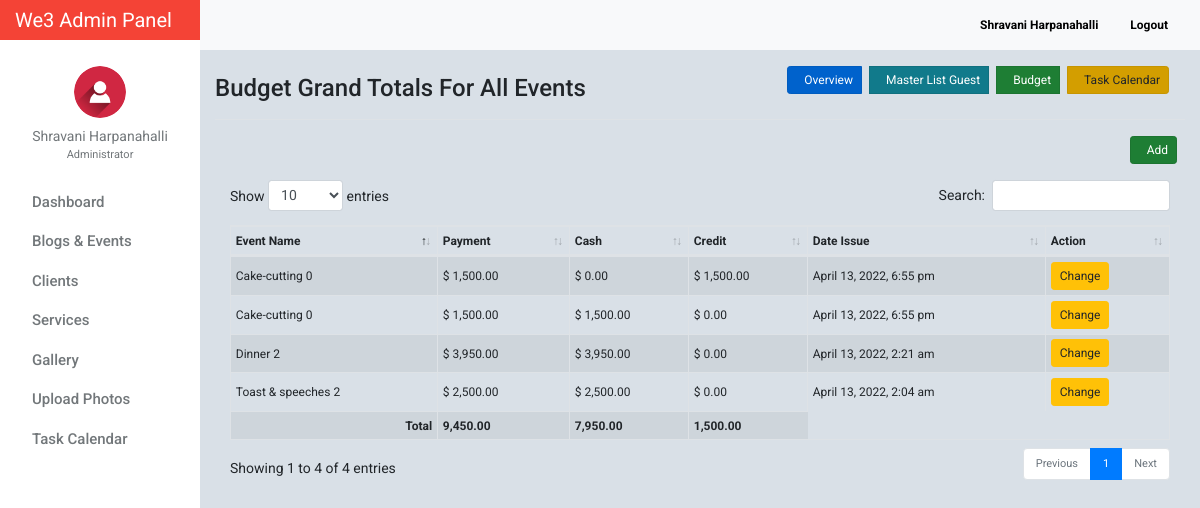
Page /budget_liquidate.php?booking_id=30&user_id=30 (signed in) on the committed database.
### tables this page shows
CREATE TABLE `tblusers` (
  `id` int(11) NOT NULL,
  `firstname` varchar(32) NOT NULL,
  `lastname` varchar(32) NOT NULL,
  `gender` enum('m','f') NOT NULL,
  `username` varchar(50) NOT NULL,
  `password` varchar(50) NOT NULL,
  `email` varchar(100) NOT NULL,
  `designation` varchar(100) NOT NULL,
  `address` text NOT NULL,
  `access_level` enum('0','1','2') NOT NULL,
  `profile_picture` varchar(100) NOT NULL,
  `date_created` varchar(100) NOT NULL
);

CREATE TABLE `tbl_liquidation` (
  `id` int(11) NOT NULL,
  `booking_id` int(11) NOT NULL,
  `user_id` int(11) NOT NULL,
  `event_id` int(11) NOT NULL,
  `payment` decimal(10,2) NOT NULL,
  `cash` decimal(10,2) NOT NULL,
  `credit` decimal(10,2) NOT NULL,
  `date_issue` varchar(100) NOT NULL,
  `date_modified` varchar(100) NOT NULL
);

CREATE TABLE `events` (
  `id` int(11) NOT NULL,
  `booking_id` int(11) NOT NULL,
  `title` varchar(255) NOT NULL,
  `location` text NOT NULL,
  `date_created` datetime NOT NULL DEFAULT CURRENT_TIMESTAMP,
  `color` varchar(7) DEFAULT NULL,
  `start` datetime NOT NULL,
  `end` datetime DEFAULT NULL
);

### include/database.php (called while the page is built, shortened)
<?php
class Database
{
    public $connection;
    public function open_connection()
    {
        $this->connection = mysqli_connect(DB_HOST, DB_USER, DB_PASS, DB_NAME);
    }
    public function query($sql)
    {
        $result = mysqli_query($this->connection, $sql);
        return $result;
    }
}
$db = new Database();
?>

### include/db_object.php (called while the page is built, shortened)
<?php
class DB_Object
{
    public static function find_by_id($id) {
        $the_result_array = static::find_by_query("SELECT * FROM " . static::$db_table . " WHERE id = $id ORDER BY id DESC  LIMIT 1 ");
        return !empty($the_result_array) ? array_shift($the_result_array) : false;
    }
    public static function find_by_query($sql) {
        global $db;
        $result_set = $db->query($sql);
        $the_object_array = array();
        while($row = mysqli_fetch_array($result_set)) {
            $the_object_array[] = static::instantiation($row);
        }
        return $the_object_array;
    }
    public static function instantiation($the_record){
        $the_object = new $calling_class;
        foreach($the_record as $the_attribute => $value)
        {
            if($the_object->has_the_attribute($the_attribute)) {
                $the_object->$the_attribute = $value;
            }
        }
        return $the_object;
    }
    private function has_the_attribute($the_attribute) {
        $object_properties = get_object_vars($this);
        return array_key_exists($the_attribute, $object_properties);
    }
}
?>

### include/Users.php (called while the page is built, shortened)
<?php
class Users extends DB_Object
{
    public $profile_picture;
    public $upload_directory = "upload/users";
    public $image_placeholder = "http://placehold.it/64x64&text=images";
    public function profile_picture_picture() {
        return empty($this->profile_picture) ? $this->image_placeholder : $this->upload_directory. '/' .$this->profile_picture;
    }
}
?>

### include/Events.php (called while the page is built, shortened)
<?php
class Events extends DB_Object
{
    public static function getLiquidation_by_id($id) {
        global $db;
        $sql = "SELECT * FROM tbl_liquidation INNER JOIN events ON events.id = tbl_liquidation.event_id WHERE tbl_liquidation.booking_id = $id";
        $result_set = $db->query($sql);
        $the_object_array = array();
        while($row = mysqli_fetch_array($result_set)) {
            $the_object_array[] = static::instantiation($row);
        }
        return $the_object_array;
    }
}
?>

### include/Liquidation.php (called while the page is built, shortened)
<?php
class Liquidation extends DB_Object
{
    protected static $db_table = "tbl_liquidation";
    public static function getTotalAmount($id) {
        global $db;
        $sql = "SELECT SUM(payment) FROM " .static::$db_table." WHERE booking_id = $id";
        $result_count = $db->query($sql);
        $row = mysqli_fetch_array($result_count);
        return array_shift($row);
    }
    public static function getTotalAmountCash($id) {
        global $db;
        $sql = "SELECT SUM(cash) FROM " .static::$db_table." WHERE booking_id = $id";
        $result_count = $db->query($sql);
        $row = mysqli_fetch_array($result_count);
        return array_shift($row);
    }
    public static function getTotalAmountCredit($id) {
        global $db;
        $sql = "SELECT SUM(credit) FROM " .static::$db_table." WHERE booking_id = $id";
        $result_count = $db->query($sql);
        $row = mysqli_fetch_array($result_count);
        return array_shift($row);
    }
}
?>

### budget_liquidate.php (the view, shortened to what this page needs)
<?php
    $booking_id = $_GET['booking_id'];
    $user_id = $_GET['user_id'];
    $links='booking_id='.$booking_id.'&user_id='.$user_id;
    $luquidate = Events::getLiquidation_by_id($booking_id);
    $amount = Liquidation::getTotalAmount($booking_id);
    $cash = Liquidation::getTotalAmountCash($booking_id);
    $credit = Liquidation::getTotalAmountCredit($booking_id);
?>
<?php $users_profile = Users::find_by_id($_SESSION['id']); ?>
<!doctype html>
<html lang="en">
<head>
    <link href="css/bootstrap.min.css" rel="stylesheet">
    <link href="css/dashboard.css" rel="stylesheet">
    <link href="css/dataTables.bootstrap4.min.css" rel="stylesheet">
    <link rel="stylesheet" type="text/css"
          href="https://cdn.materialdesignicons.com/2.1.19/css/materialdesignicons.min.css">
</head>
<body>
<?php include_once 'include/sidebar.php'; ?>
<div class="d-flex justify-content-between flex-wrap flex-md-nowrap align-items-center pb-2 mb-3 border-bottom">
    <h4 class="h4 mt-4">Budget Grand Totals For All Events</h4>
    <div class="btn-toolbar mb-2 mb-md-0">
        <div class="btn-group mr-2">
            <a class="btn btn-sm btn-primary mr-2 active" style="font-size: 12px;" href="client_manage_account_details.php?<?= $links; ?>"><i class="mdi mdi-buffer mr-2"></i> Overview</a>
            <a class="btn btn-sm btn-info mr-2 active" style="font-size: 12px;" href="guest_list.php?<?= $links; ?>"><i class="mdi mdi-account-plus mr-2"></i> Master List Guest</a>
            <a class="btn btn-sm btn-success mr-2 active" style="font-size: 12px;" href="budget.php?<?= $links; ?>"><i class="mdi mdi-currency-usd mr-2"></i> Budget</a>
            <a class="btn btn-sm btn-warning mr-2 active" style="font-size: 12px;" href="task_calendar.php?<?= $links; ?>"><i class="mdi mdi-calendar-text mr-2"></i> Task Calendar</a>
        </div>
    </div>
</div>
<div class="text-right">
    <a class="btn btn-sm btn-success mr-2 active mb-3" style="font-size: 12px;" href="budget_add.php?<?= $links; ?>"><i class="mdi mdi-plus mr-2"></i> Add</a>
</div>
<table id="liquidate" class="table table-striped table-hover table-bordered table-sm" cellspacing="0" width="100%">
    <thead>
        <tr>
            <th>Event Name</th>
            <th>Payment</th>
            <th>Cash</th>
            <th>Credit</th>
            <th>Date Issue</th>
            <th>Action</th>
        </tr>
    </thead>
    <tbody>
        <?php foreach($luquidate as $luquidate_item) : ?>
        <tr>
            <td class="special-budget">
                <?php echo $luquidate_item->title; ?> <?php echo $luquidate_item->booking_id; ?>
            </td>
            <td class="special-budget">
                $ <?= number_format($luquidate_item->payment, 2); ?>
            </td>
            <td class="special-budget">
                $ <?= number_format($luquidate_item->cash, 2); ?>
            </td>
            <td class="special-budget">
                $ <?= number_format($luquidate_item->credit, 2); ?>
            </td>
            <td class="special-budget">
                <?= $luquidate_item->date_issue; ?>
            </td>
            <td>
                <a href="budget_edit.php?<?= $links; ?>&budget_id=<?= $luquidate_item->booking_id;?>" class="btn btn-warning btn-sm" style="font-size: 12px;">Change</a>
            </td>
        </tr>
    <?php endforeach; ?>
    </tbody>
    <tfooter>
        <tr>
            <td align="right"><b>Total</b></td>
            <td><b><?= number_format($amount, 2); ?></b></td>
            <td><b><?= number_format($cash, 2); ?></b></td>
            <td><b><?= number_format($credit, 2); ?></b></td>
        </tr>
    </tfooter>
</table>
</main>
</div>
</div>
</body>
</html>

### include/sidebar.php (shortened to what this page needs)
<nav class="navbar sticky-top p-0" style="width: 16.7%;background-color: #f44336;">
    <a class="navbar-brand col-sm-3 col-md-2 mr-0" style="color:white;" href="dashboard.php">
        We3 Admin Panel
    </a>
</nav>
<div class="container-fluid">
    <div class="row">
        <nav class="col-md-2 d-none d-md-block bg-light sidebar">
            <div class="sidebar-sticky">
                <ul class="nav flex-column">
                    <li class="nav-item mt-3">
                        <div class="text-center">
                            <a href="users_profile.php" class="user-button">
                                <img src="<?= $users_profile->profile_picture_picture(); ?>" class="img-fluid rounded-circle" width="52" height="52" alt="">
                                <div class="user-profile"><?= $users_profile->firstname . ' ' . $users_profile->lastname; ?></div>
                            </a>
                                <div class="text-center mt-0" style="font-size: 11px;color:#72777a;">
                                    <?= ($users_profile->designation == 0) ? 'Administrator' : 'Moderator'; ?>
                                </div>
                        </div>
                    </li>
                    <li class="nav-item"><div class="dropdown-divider"></div></li>
                    <li class="nav-item">
                        <a class="nav-link" href="dashboard.php">
                            Dashboard <span class="sr-only">(current)</span>
                        </a>
                    </li>
                    <li class="nav-item"><div class="dropdown-divider"></div></li>
                    <li class="nav-item">
                        <a class="nav-link" href="blog_events.php">
                            Blogs &amp; Events
                        </a>
                    </li>
                    <li class="nav-item"><div class="dropdown-divider"></div></li>
                    <li class="nav-item">
                        <a class="nav-link" href="client.php" >
                            Clients
                        </a>
                    </li>
                    <li class="nav-item"><div class="dropdown-divider"></div></li>
                    <li class="nav-item">
                        <a class="nav-link" href="service_list.php">
                            Services
                        </a>
                    </li>
                    <li class="nav-item"><div class="dropdown-divider"></div></li>
                    <li class="nav-item">
                        <a class="nav-link" href="photos_view.php">
                            Gallery
                        </a>
                    </li>
                    <li class="nav-item"><div class="dropdown-divider"></div></li>
                    <li class="nav-item">
                        <a class="nav-link" href="photos_add.php">
                            Upload Photos
                        </a>
                    </li>
                    <li class="nav-item"><div class="dropdown-divider"></div></li>
                    <li class="nav-item">
                        <a class="nav-link" href="task_all_calendar.php">
                            Task Calendar
                        </a>
                    </li>
                </ul>
            </div>
        </nav>
        <main role="main" class="col-md-9 ml-sm-auto col-lg-10" style="margin-top: -40px;z-index: 999">
            <nav class="navbar navbar-expand-lg navbar-light bg-light" style="margin-left:-15px;margin-right: -15px;">
                <button class="navbar-toggler" type="button" data-toggle="collapse" data-target="#navbarNav" aria-controls="navbarNav" aria-expanded="false" aria-label="Toggle navigation">
                </button>
                <div class="form-inline my-2 my-lg-0">
                    <a class="nav-link" href="users_profile.php"><b><?= ucfirst($users_profile->firstname) . ' ' . ucfirst($users_profile->lastname); ?></b></a>
                    <a class="nav-link" href="logout.php"><b><i class="mdi mdi-logout" style="color: #f44336!important;"></i> Logout</b></a>
                </div>
            </nav>

### css/dashboard.css (style rules this page uses)
body { font-size: .875rem; font-family: 'Roboto', 'Segoe UI',sans-serif; background: #D9E0E7; }
.sidebar { position: fixed; top: 0; bottom: 0; left: 0; z-index: 100; padding: 0; box-shadow: inset -1px 0 0 rgba(0, 0, 0, .1); background-color: #fff; }
.sidebar-sticky { position: -webkit-sticky; position: sticky; top: 40px; height: calc(100vh - 48px); height: 100% !important; padding-top: 2.5rem; overflow-x: hidden; overflow-y: auto; background-color: #fff; }
.sidebar .nav-link { font-weight: 500; color: #72777a; font-size: 15px; text-transform: capitalize; transition: all 2s linear; font-family: 'Roboto', sans-serif; }
.nav.flex-column li.nav-item:nth-child(2) { margin-top:10px; }
.user-profile { color: #72777a; margin-top: 8px; }
img.img-fluid.rounded-circle { margin-top: 10px; }
.form-inline.my-2.my-lg-0 a.nav-link { color: black; font-size: 12px; }
.dropdown-divider { border-top: 1px solid #fff; }
.nav.flex-column a.nav-link { padding: .0rem 1rem; }
.user-profile { text-transform: capitalize; }
.btn-group.mr-2 { border-top-right-radius: 0 !important; border-left-right-radius: 0 !important; }

### budget_liquidate.php (style rules this page uses)
table.table.table-striped.table-bordered.table-sm { font-size:12px; }
td.special-budget { padding-top: 10px !important; }

### rows in the picture
tblusers: profile_picture (picture), firstname "Shravani", lastname "Harpanahalli"
tbl_liquidation: event.title "Toast & speeches", event.booking_id "2", payment "2,500.00", cash "2,500.00", credit "0.00", date_issue "April 13, 2022, 2:04 am"
tbl_liquidation: event.title "Dinner", event.booking_id "2", payment "3,950.00", cash "3,950.00", credit "0.00", date_issue "April 13, 2022, 2:21 am"

### other values in the picture
$luquidate_item->title "Cake-cutting"
$luquidate_item->booking_id "0"
$luquidate_item->payment "1,500.00"
$luquidate_item->cash "0.00"
$luquidate_item->credit "1,500.00"
$luquidate_item->date_issue "April 13, 2022, 6:55 pm"
$luquidate_item->cash "1,500.00"
$luquidate_item->credit "0.00"
$amount "9,450.00"
$cash "7,950.00"
$credit "1,500.00"
